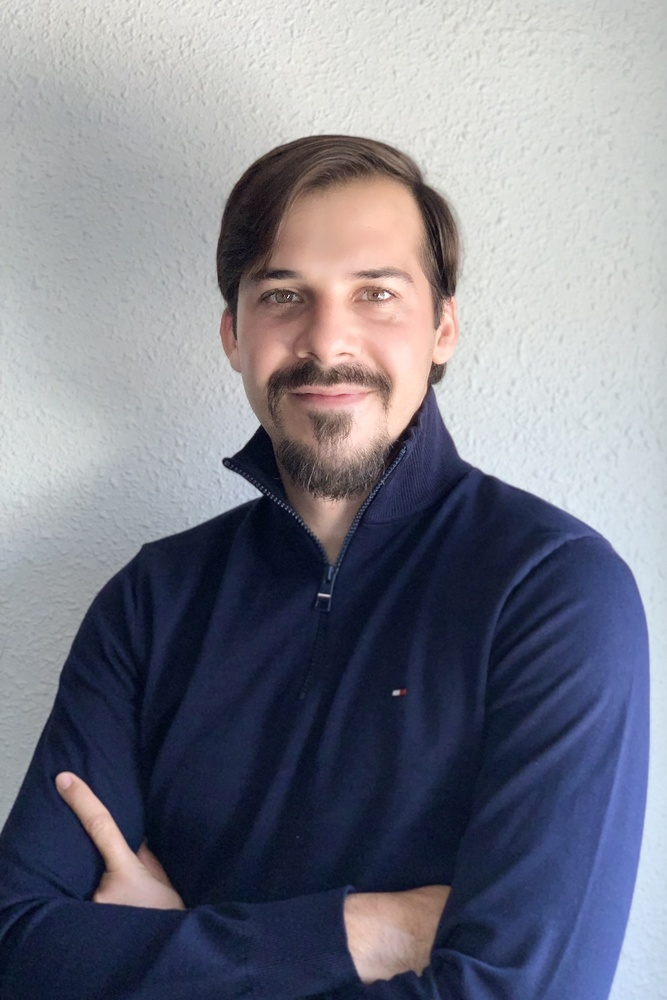
#> input picture Python/Remove_Background/IMG_0325.jpg, 667 x 1000 px, shrunk from 2615 x 3923 before the run, found by its file name
$ python Remove_Background.py
#> lines starting #> are read from the running program, lines starting #| are printed output that depends on the picture
import cv2
import numpy as np

def remove_background(image_path, output_path):
    # Read the image
    image = cv2.imread(image_path)
#> image is the input picture: shape (1000, 667, 3); mean B, G, R 136.3, 124.5, 122.9

    # Create a mask with the same size as the image, initialized as background (0)
    mask = np.zeros(image.shape[:2], np.uint8)

    # Define the rectangular bounding box around the foreground
    rect = (1, 1, image.shape[1] - 1, image.shape[0] - 1)
#> rect = (1, 1, 666, 999)

    # Initialize the background and foreground models for the GrabCut algorithm
    bgd_model = np.zeros((1, 65), np.float64)
    fgd_model = np.zeros((1, 65), np.float64)

    # Apply the GrabCut algorithm to extract the foreground
    cv2.grabCut(image, mask, rect, bgd_model, fgd_model, 5, cv2.GC_INIT_WITH_RECT)

    # Create a mask where all likely foreground and definite foreground pixels are set to 1
    mask2 = np.where((mask == 2) | (mask == 0), 0, 1).astype('uint8')

    # Apply the mask to the original image to get the foreground without the background
    foreground = image * mask2[:, :, np.newaxis]
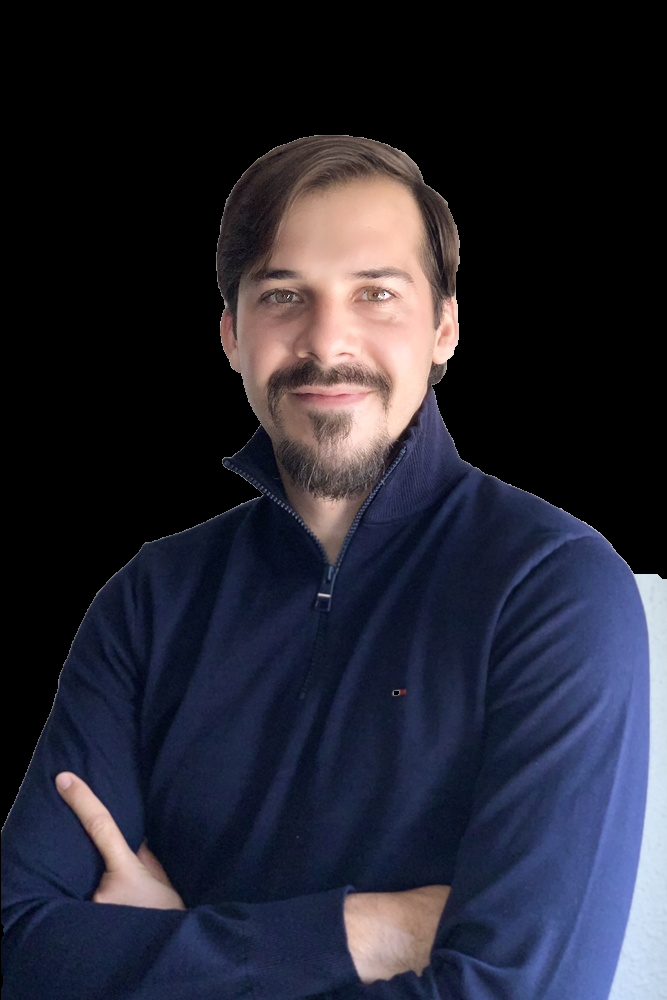
#> foreground: shape (1000, 667, 3); mean B, G, R 49.5, 37.6, 37.5

    # Save the result
    cv2.imwrite(output_path, foreground)

if __name__ == "__main__":
    input_image_path = "/Users/vanderslof/Documents/Python/Projects/Remove_Background/IMG_0325.jpg"
    output_image_path = "/Users/vanderslof/Documents/Python/Projects/Remove_Background/IMG_0325.png"

    remove_background(input_image_path, output_image_path)
